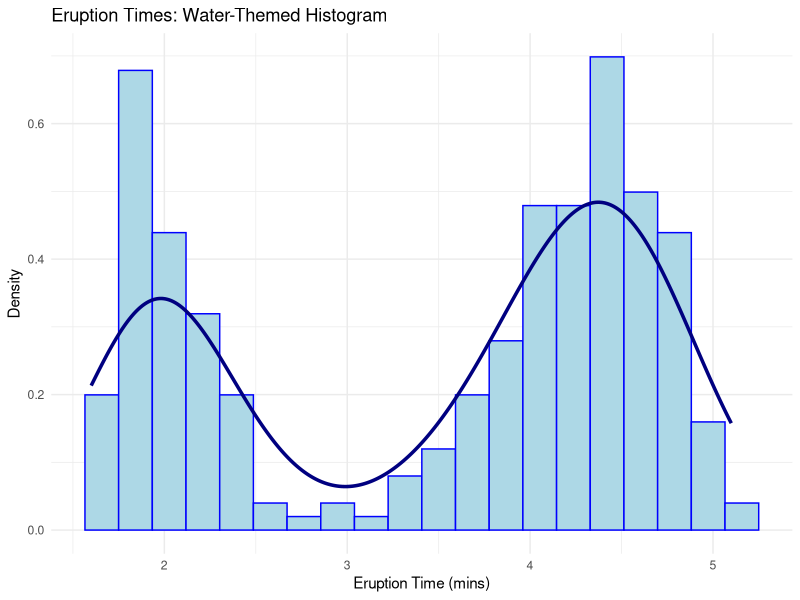
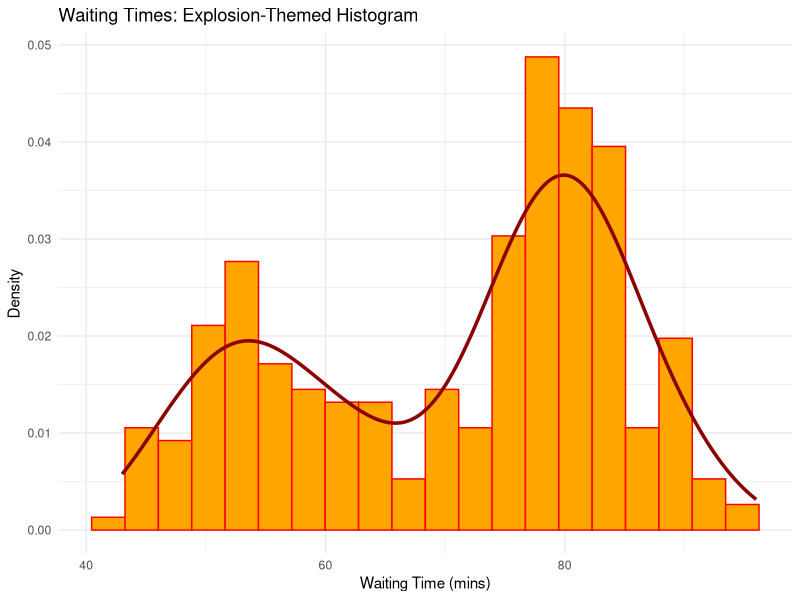
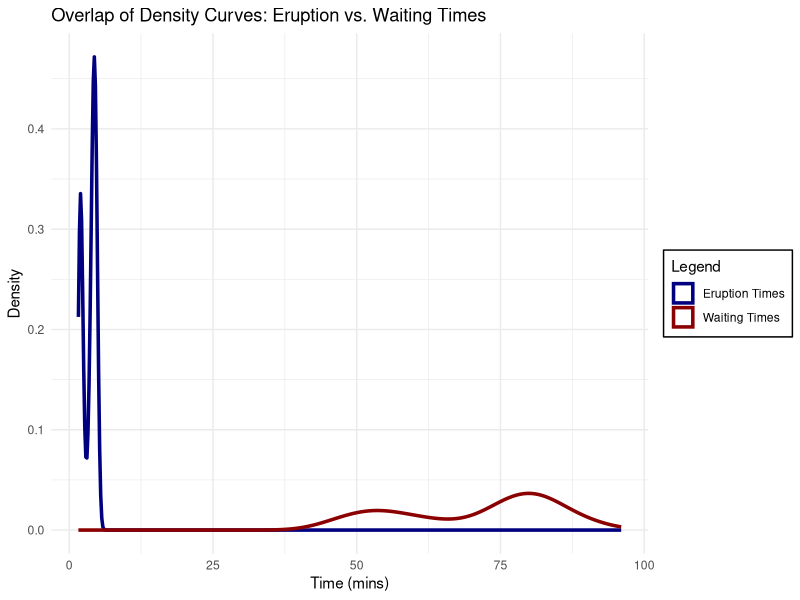
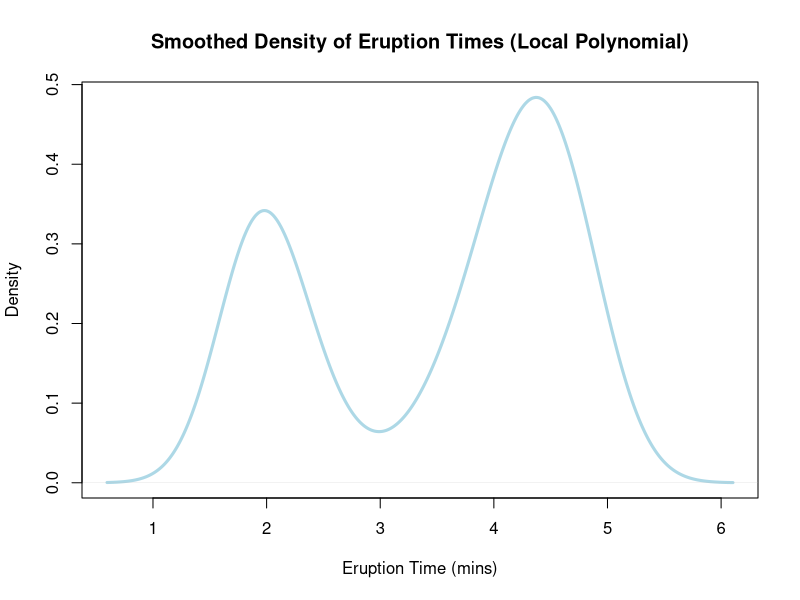
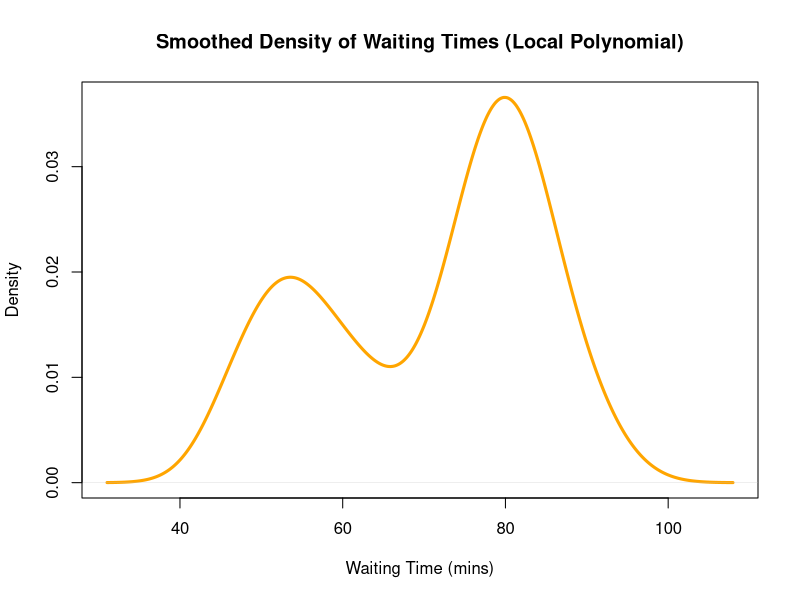
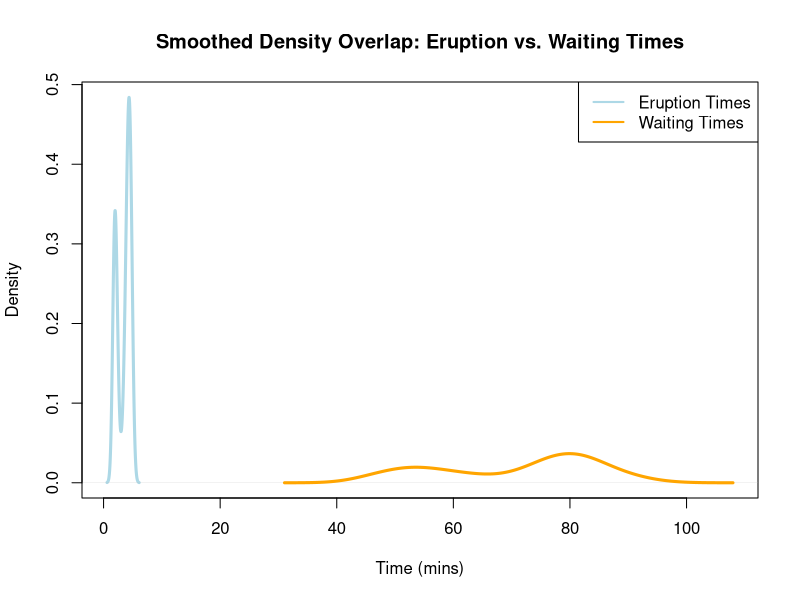

Here is the R script that generated these plots, in order:
## ---- chunk 1
knitr::opts_chunk$set(echo = TRUE)
## ---- chunk 2
library(ggplot2)
library(MASS)
library(stats)
## ---- chunk 3
eruption_hist <- ggplot(faithful, aes(x = eruptions)) +
  geom_histogram(aes(y = after_stat(density)), bins = 20, fill = "lightblue", color = "blue") +
  geom_density(color = "navy", linewidth = 1.2) +
  labs(title = "Eruption Times: Water-Themed Histogram",
       x = "Eruption Time (mins)", y = "Density") +
  theme_minimal()

eruption_hist
## ---- chunk 4
waiting_hist <- ggplot(faithful, aes(x = waiting)) +
  geom_histogram(aes(y = after_stat(density)), bins = 20, fill = "orange", color = "red") +
  geom_density(color = "darkred", linewidth = 1.2) +
  labs(title = "Waiting Times: Explosion-Themed Histogram",
       x = "Waiting Time (mins)", y = "Density") +
  theme_minimal()

waiting_hist
## ---- chunk 5
combined_density <- ggplot() +
  geom_density(data = faithful, aes(x = eruptions, y = after_stat(density), color = "Eruption Times"), linewidth = 1.2) +
  geom_density(data = faithful, aes(x = waiting, y = after_stat(density), color = "Waiting Times"), linewidth = 1.2) +
  scale_color_manual(values = c("Eruption Times" = "navy", "Waiting Times" = "darkred")) +
  labs(title = "Overlap of Density Curves: Eruption vs. Waiting Times",
       x = "Time (mins)", y = "Density", color = "Legend") +
  theme_minimal() +
  theme(legend.position.inside = c(0.8, 0.8),  
        legend.background = element_rect(fill = "white", color = "black"))

combined_density
## ---- chunk 6
eruption_fit <- density(faithful$eruptions, bw = "nrd0", kernel = "gaussian")
plot(eruption_fit, main = "Smoothed Density of Eruption Times (Local Polynomial)",
     xlab = "Eruption Time (mins)", ylab = "Density", col = "lightblue", lwd = 3)
## ---- chunk 7
waiting_fit <- density(faithful$waiting, bw = "nrd0", kernel = "gaussian")
plot(waiting_fit, main = "Smoothed Density of Waiting Times (Local Polynomial)",
     xlab = "Waiting Time (mins)", ylab = "Density", col = "orange", lwd = 3)
## ---- chunk 8
# Plot the combined smoothed densities
plot(eruption_fit, main = "Smoothed Density Overlap: Eruption vs. Waiting Times",
     xlab = "Time (mins)", ylab = "Density", col = "lightblue", lwd = 3, xlim = range(c(eruption_fit$x, waiting_fit$x)))
lines(waiting_fit, col = "orange", lwd = 3)
legend("topright", legend = c("Eruption Times", "Waiting Times"),
       col = c("lightblue", "orange"), lwd = 2)
